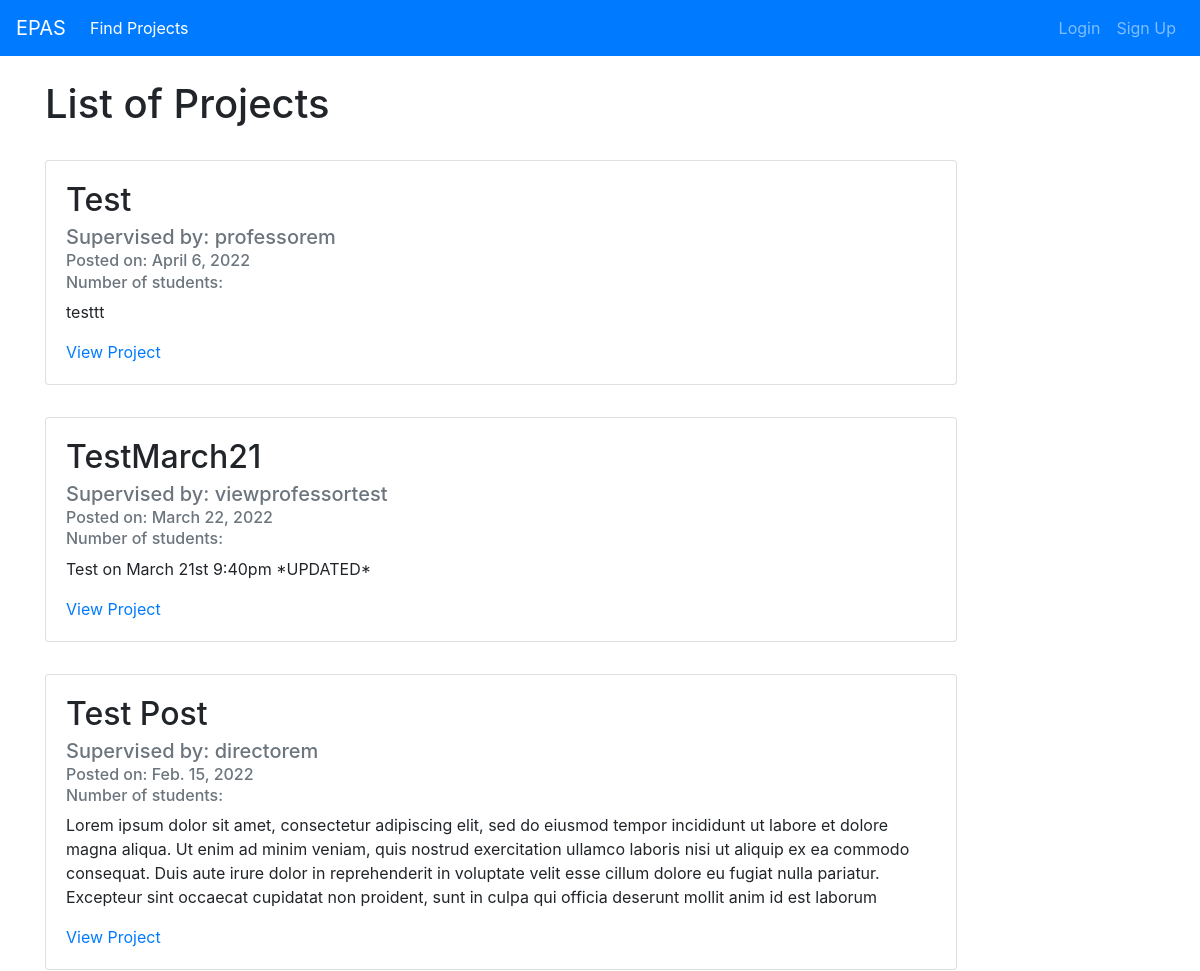
Before: / (upper part) with the older database file.
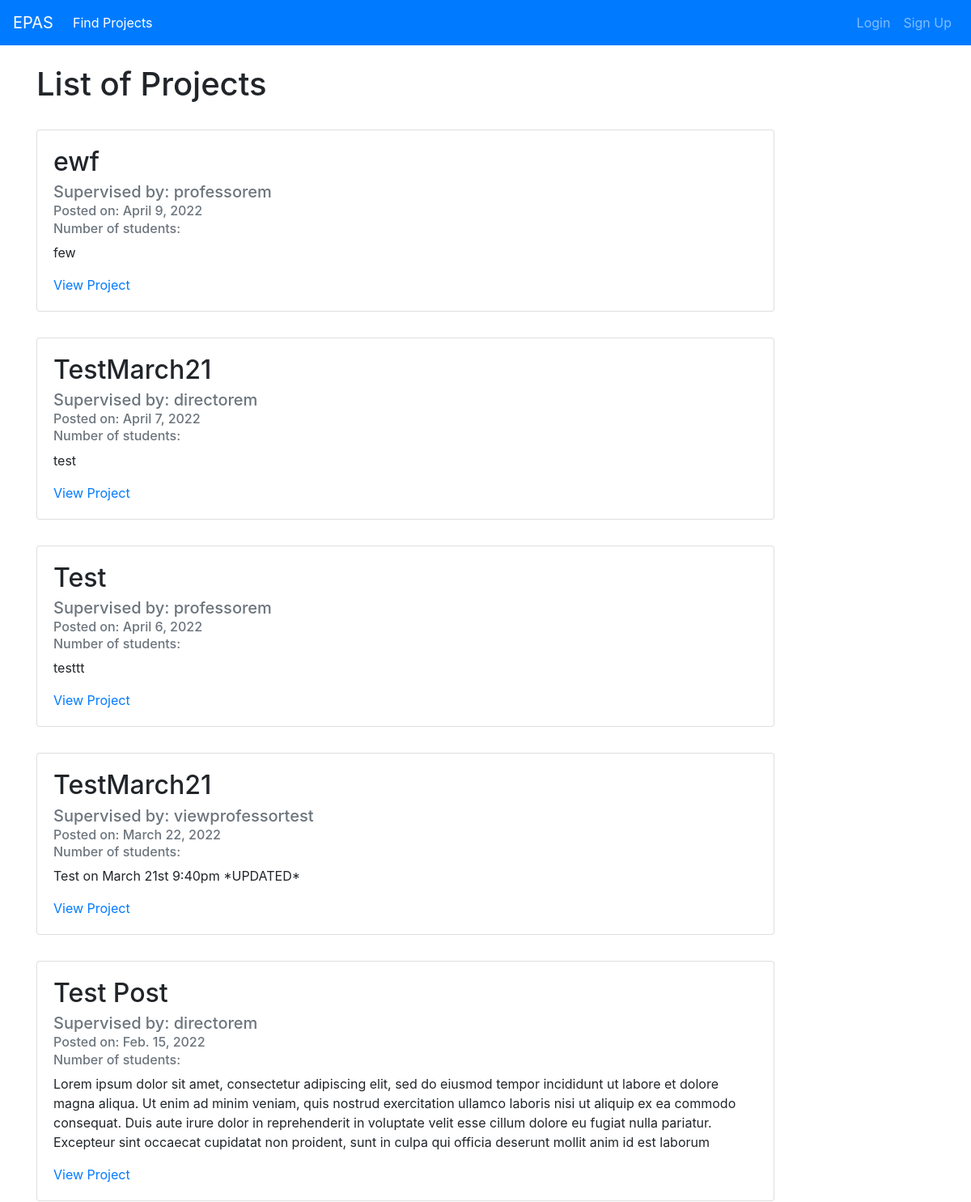
After: the same page with the newer database file.
### projectListing/models.py (models this page shows, shortened)
class Post(models.Model):
    title = models.CharField(max_length=100)
    description = models.TextField()
    date_posted = models.DateField(default=timezone.now)
    professor = models.ForeignKey(User, on_delete=models.CASCADE)
    desiredNumStudents = models.IntegerField()
    maxNumStudents = models.IntegerField()
    minTermLength = models.IntegerField()
    maxTermLength = models.IntegerField()
    relatedProgram = models.CharField(max_length=100)
    course = models.CharField(max_length=100, default="null")
    active = models.BooleanField(default=False)
    isApproved = models.BooleanField(default=False)

class User(AbstractUser):
    class Types(models.TextChoices):
        STUDENT = 'STUDENT', 'Student'
        PROFESSOR = 'PROFESSOR', 'Professor'
        CORPORATE_SUPERVISOR = 'CORPORATE_SUPERVISOR', 'Corporate Supervisor'
        PROGRAM_DIRECTOR = 'PROGRAM_DIRECTOR', 'Program Director'
    type = models.CharField(max_length=50, choices=Types.choices, default=Types.STUDENT)
    def __str__(self):
        return self.username

### projectListing/views.py (the view)
# urls.py: path('', PostListView.as_view(), name='projectListing-home'),
class PostListView(ListView):
    model = Post
    template_name = 'projectListing/home.html'
    context_object_name = 'postedProject'
    ordering = ['-date_posted']

### projectListing/templates/projectListing/home.html (shortened to what this page needs)
{% extends "projectListing/base.html" %}
{% block content %}
<br>
    <h1>List of Projects</h1>    <br>
    <div class="card-deck">
        {% for post in postedProject %}
            <div class="card" style="min-width: 80%; max-width: 80%; margin-bottom: 2rem;">
                <div class="card-body">
                    <h2 class="card-title">{{ post.title }}</h2>
                    <h5 class="card-subtitle mb-2 text-muted">Supervised by: {{ post.professor }}</h3>
                    <h6 class="card-subtitle mb-2 text-muted">Posted on: {{ post.date_posted }}</h3>
                    <h6 class="card-subtitle mb-2 text-muted">Number of students: {{ post.num_students}}</h3>
                    <p class="card-text">{{ post.description }}</p>
                    <a href="{% url 'post-detail' post.id %}" class="card-link">View Project</a>
                </div>
            </div>
        {% endfor %}
{% endblock content %}

### projectListing/templates/projectListing/base.html (shortened to what this page needs)
<!DOCTYPE html>
<html>
  <head>
	  <link rel="stylesheet" href="https://stackpath.bootstrapcdn.com/bootstrap/4.3.1/css/bootstrap.min.css">
  </head>
  <body>
    <div class="wrapper">
    	<nav id="navigationbar" class="navbar navbar-expand-lg navbar-dark bg-primary">
        	<a class="navbar-brand" href="#">EPAS</a>
        	<div class="collapse navbar-collapse" id="navbarSupportedContent">
          		<ul class="navbar-nav mr-auto">
					{% if user.is_authenticated %}
						{% if user.type == "STUDENT" %}
							<li class="nav-item {% if request.path == "/" %}active{% endif %}">
								<a class="nav-link" href="/">Posted Projects</a>
							</li>
							<li class="nav-item {% if request.path == "/applications/" %}active{% endif %}">
								<a class="nav-link" href="/applications">My Applications</a>
							</li>
							<li class="nav-item {% if request.path == "/myprojects/" %}active{% endif %}">
								<a class="nav-link" href="/myprojects">My Projects</a>
							</li>
							<li class="nav-item {% if request.path == "/profile/" %}active{% endif %}">
								<a class="nav-link" href="/profile">My Profile</a>
							</li>
							{% elif user.type == "PROGRAM_DIRECTOR" %}
							<li class="nav-item {% if request.path == "/approval/" %}active{% endif %}">
								<a class="nav-link" href="/approval">Project Approval</a>
							</li>
							<li class="nav-item {% if request.path == "/" %}active{% endif %}">
								<a class="nav-link" href="/">Posted Projects</a>
							</li>
							<li class="nav-item {% if request.path == "/profprojectapplications/" %}active{% endif %}">
								<a class="nav-link" href="/profprojectapplications">Project Applications</a>
							</li>
							<li class="nav-item {% if request.path == "/profactiveprojects/" %}active{% endif %}">
								<a class="nav-link" href="/profactiveprojects">My Current Projects</a>
							</li>
							<li class="nav-item {% if request.path == "/profprofile/" %}active{% endif %}">
								<a class="nav-link" href="/profprofile">My Profile</a>
							</li>
						{% else %}
							<li class="nav-item {% if request.path == "/" %}active{% endif %}">
								<a class="nav-link" href="/">Posted Projects</a>
							</li>
							<li class="nav-item {% if request.path == "/profprojectapplications/" %}active{% endif %}">
								<a class="nav-link" href="/profprojectapplications">Project Applications</a>
							</li>
							<li class="nav-item {% if request.path == "/profactiveprojects/" %}active{% endif %}">
								<a class="nav-link" href="/profactiveprojects">My Current Projects</a>
							</li>
							<li class="nav-item {% if request.path == "/profprofile/" %}active{% endif %}">
								<a class="nav-link" href="/profprofile">My Profile</a>
							</li>
						{% endif %}
					{% else %}
					<li class="nav-item {% if request.path == "/" %}active{% endif %}">
						<a class="nav-link" href="/">Find Projects</a>
					</li>
					{% endif %}
          		</ul>
          		<div class="navbar-nav">
						{% if user.is_authenticated %}
							{% if user.type != "STUDENT" %}
								<a class=" nav-item nav-link" href="{% url 'post-create' %}">Add Project</a>
							{% endif %}
							<a class=" nav-item nav-link" href="{% url 'profile' %}">Profile</a>
							<a class="nav-item nav-link" href="{% url 'logout' %}">Log Out</a>
						{% else %}
							<a class="nav-item nav-link" href="{% url 'login' %}">Login</a>
							<a class="nav-item nav-link" href="{% url 'register' %}">Sign Up</a>
						{% endif %}
          		</div>
        	</div>
      	</nav>
      	<div id="content">
            <div class="container">
                {% block content %} {% endblock %}
      	</div>
    </div>
  </body>
</html>

Changed rows visible on the page:
added Post: title "ewf", professor "professorem", date_posted "April 9, 2022", description "few"
added Post: title "TestMarch21", professor "directorem", date_posted "April 7, 2022", description "test"
